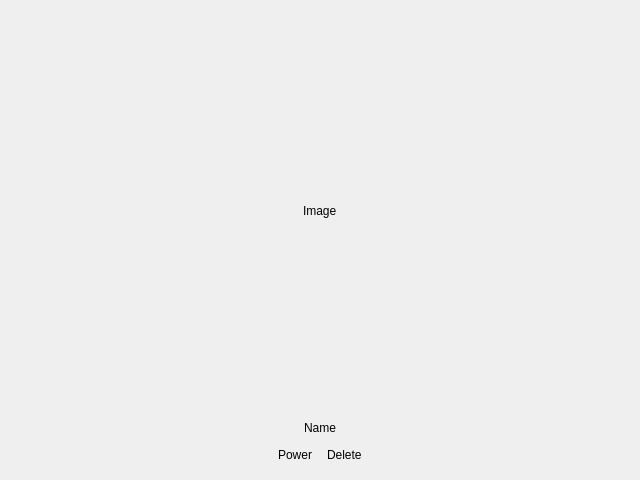
<?xml version="1.0" encoding="UTF-8"?>
<ui version="4.0">
 <class>FrameDeviceShow</class>
 <widget class="QFrame" name="FrameDeviceShow">
  <property name="geometry">
   <rect>
    <x>0</x>
    <y>0</y>
    <width>640</width>
    <height>480</height>
   </rect>
  </property>
  <property name="windowTitle">
   <string>Frame</string>
  </property>
  <property name="styleSheet">
   <string notr="true">border-radius:32px;</string>
  </property>
  <layout class="QVBoxLayout" name="verticalLayout" stretch="1,0,0">
   <property name="spacing">
    <number>10</number>
   </property>
   <property name="bottomMargin">
    <number>15</number>
   </property>
   <item alignment="Qt::AlignmentFlag::AlignHCenter|Qt::AlignmentFlag::AlignVCenter">
    <widget class="QLabel" name="labelImage">
     <property name="text">
      <string>Image</string>
     </property>
    </widget>
   </item>
   <item>
    <widget class="QLabel" name="labelTitle1">
     <property name="text">
      <string>Name</string>
     </property>
     <property name="alignment">
      <set>Qt::AlignmentFlag::AlignCenter</set>
     </property>
    </widget>
   </item>
   <item>
    <layout class="QHBoxLayout" name="horizontalLayout">
     <property name="spacing">
      <number>15</number>
     </property>
     <item>
      <spacer name="horizontalSpacerL">
       <property name="orientation">
        <enum>Qt::Orientation::Horizontal</enum>
       </property>
       <property name="sizeHint" stdset="0">
        <size>
         <width>40</width>
         <height>20</height>
        </size>
       </property>
      </spacer>
     </item>
     <item>
      <widget class="QLabel" name="labelPower">
       <property name="text">
        <string>Power</string>
       </property>
      </widget>
     </item>
     <item>
      <widget class="QLabel" name="labelDelete">
       <property name="cursor">
        <cursorShape>PointingHandCursor</cursorShape>
       </property>
       <property name="text">
        <string>Delete</string>
       </property>
      </widget>
     </item>
     <item>
      <spacer name="horizontalSpacerR">
       <property name="orientation">
        <enum>Qt::Orientation::Horizontal</enum>
       </property>
       <property name="sizeHint" stdset="0">
        <size>
         <width>40</width>
         <height>20</height>
        </size>
       </property>
      </spacer>
     </item>
    </layout>
   </item>
  </layout>
 </widget>
 <resources/>
 <connections/>
</ui>
